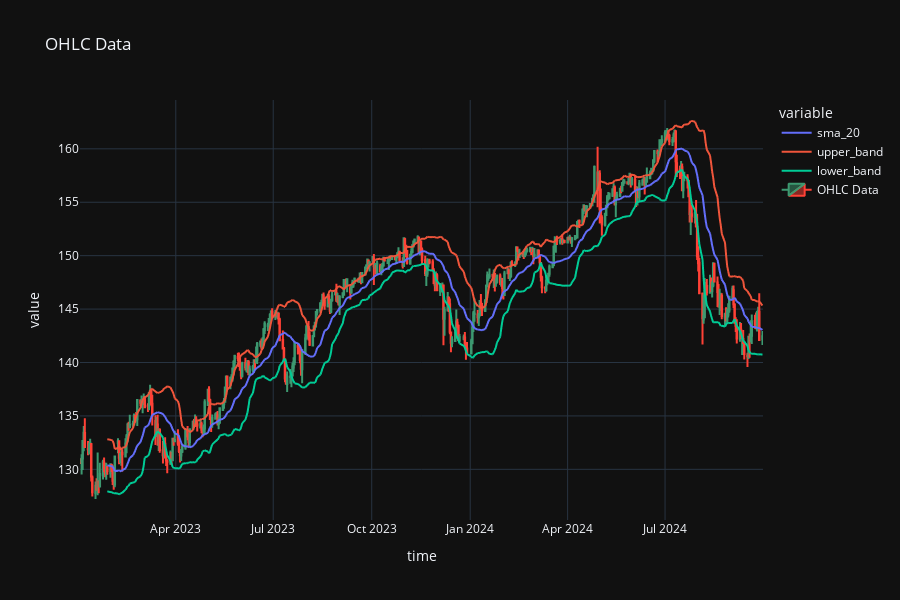

The notebook cell saved with this chart:
### Code cell
symbol = 'USDJPY'
start_dt = datetime(2023, 1, 1)
end_dt = datetime.now()

# get historical data
mt5.initialize()
ohlc = get_ohlc_history(symbol, mt5.TIMEFRAME_D1, start_dt, end_dt)

sma_period = 20

ohlc['sma_20'] = ohlc['open'].rolling(sma_period).mean()
ohlc['std'] = ohlc['open'].rolling(sma_period).std()
ohlc['upper_band'] = ohlc['sma_20'] + 1.5 * ohlc['std']
ohlc['lower_band'] = ohlc['sma_20'] - 1.5 * ohlc['std']


display(ohlc)

fig = create_price_fig(ohlc, indicators=['sma_20', 'upper_band', 'lower_band'])
display(fig)

### Figure 1 — Plotly figure (JSON) as saved in the notebook; plotly's stock layout.template omitted (floating-point values rounded to 4 significant figures; data arrays with more than 128 entries replaced by an {"elided": "..."} marker saying what was removed)
{"data": [{"hovertemplate": "variable=sma_20<br>time=%{x}<br>value=%{y}<extra></extra>", "legendgroup": "sma_20", "line": {"color": "#636efa", "dash": "solid"}, "marker": {"symbol": "circle"}, "mode": "lines", "name": "sma_20", "showlegend": true, "x": {"elided": "454 str values"}, "xaxis": "x", "y": {"elided": "454 float values"}, "yaxis": "y", "type": "scattergl"}, {"hovertemplate": "variable=upper_band<br>time=%{x}<br>value=%{y}<extra></extra>", "legendgroup": "upper_band", "line": {"color": "#EF553B", "dash": "solid"}, "marker": {"symbol": "circle"}, "mode": "lines", "name": "upper_band", "showlegend": true, "x": {"elided": "454 str values"}, "xaxis": "x", "y": {"elided": "454 float values"}, "yaxis": "y", "type": "scattergl"}, {"hovertemplate": "variable=lower_band<br>time=%{x}<br>value=%{y}<extra></extra>", "legendgroup": "lower_band", "line": {"color": "#00cc96", "dash": "solid"}, "marker": {"symbol": "circle"}, "mode": "lines", "name": "lower_band", "showlegend": true, "x": {"elided": "454 str values"}, "xaxis": "x", "y": {"elided": "454 float values"}, "yaxis": "y", "type": "scattergl"}, {"close": {"elided": "454 float values"}, "high": {"elided": "454 float values"}, "low": {"elided": "454 float values"}, "name": "OHLC Data", "open": {"elided": "454 float values"}, "x": {"elided": "454 str values"}, "type": "candlestick"}], "layout": {"xaxis": {"anchor": "y", "domain": [0.0, 1.0], "title": {"text": "time"}, "rangeslider": {"visible": false}}, "yaxis": {"anchor": "x", "domain": [0.0, 1.0], "title": {"text": "value"}}, "legend": {"title": {"text": "variable"}, "tracegroupgap": 0}, "title": {"text": "OHLC Data"}, "height": 600}}
